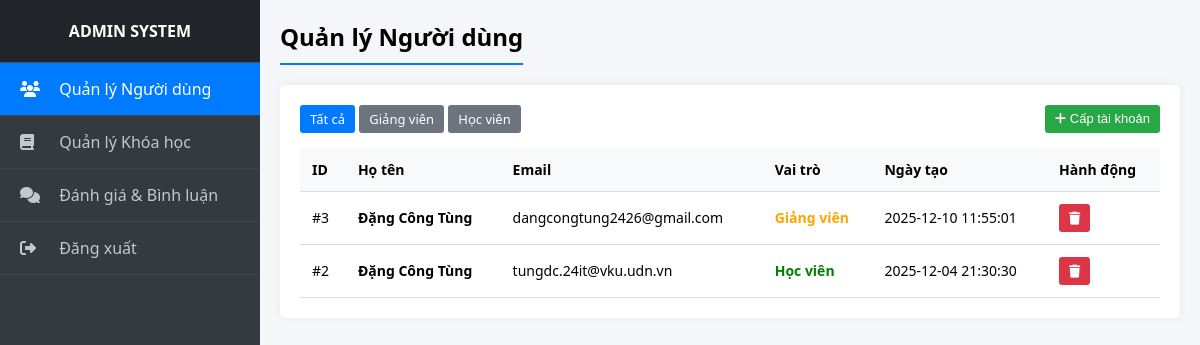
The page /DoAnCoSo2Elearning/admin/quan_ly_nguoi_dung.php on the database its author committed.
### tables this page shows
CREATE TABLE `users` (
  `id` int(11) NOT NULL,
  `ho_ten` varchar(100) NOT NULL,
  `email` varchar(100) NOT NULL,
  `mat_khau` varchar(255) NOT NULL,
  `role` enum('student','lecturer','admin') DEFAULT 'student',
  `avatar` varchar(255) DEFAULT NULL,
  `ngay_tao` datetime DEFAULT current_timestamp(),
  `so_dien_thoai` varchar(20) DEFAULT NULL,
  `gioi_thieu` text DEFAULT NULL,
  `reset_token` varchar(10) DEFAULT NULL,
  `reset_expiry` datetime DEFAULT NULL
);

### DoAnCoSo2Elearning/admin/quan_ly_nguoi_dung.php (the view, shortened to what this page needs)
<?php
include '../database.php';
$filter_role = $_GET['role'] ?? 'all';
$where = "WHERE role != 'admin'";
include 'admin_layout.php';
?>
<div class="card">
    <div style="margin-bottom: 15px; display: flex; justify-content: space-between;">
        <div>
            <a href="?role=all" class="btn" style="background:<?= $filter_role=='all'?'#007bff':'#6c757d' ?>">Tất cả</a>
            <a href="?role=lecturer" class="btn" style="background:<?= $filter_role=='lecturer'?'#007bff':'#6c757d' ?>">Giảng viên</a>
            <a href="?role=student" class="btn" style="background:<?= $filter_role=='student'?'#007bff':'#6c757d' ?>">Học viên</a>
        </div>
        <button class="btn btn-success" onclick="document.getElementById('modalAdd').style.display='block'">
            <i class="fa-solid fa-plus"></i> Cấp tài khoản
        </button>
    </div>
    <table>
        <thead>
        <tr>
            <th>ID</th>
            <th>Họ tên</th>
            <th>Email</th>
            <th>Vai trò</th>
            <th>Ngày tạo</th>
            <th>Hành động</th>
        </tr>
        </thead>
        <tbody>
        <?php
        $res = mysqli_query($conn, "SELECT * FROM users $where ORDER BY id DESC");
        while($row = mysqli_fetch_assoc($res)):
            ?>
            <tr>
                <td>#<?= $row['id'] ?></td>
                <td><b><?= htmlspecialchars($row['ho_ten']) ?></b></td>
                <td><?= htmlspecialchars($row['email']) ?></td>
                <td>
                    <?php
                    if($row['role'] == 'lecturer' || $row['role'] == 'giang_vien')
                        echo '<span style="color:orange; font-weight:bold;">Giảng viên</span>';
                    else
                        echo '<span style="color:green; font-weight:bold;">Học viên</span>';
                    ?>
                </td>
                <td><?= $row['ngay_tao'] ?></td>
                <td>
                    <a href="?delete=<?= $row['id'] ?>" class="btn btn-danger" onclick="return confirm('Xóa tài khoản này?')">
                        <i class="fa-solid fa-trash"></i>
                    </a>
                </td>
            </tr>
        <?php endwhile; ?>
        </tbody>
    </table>
</div>
</div></body></html>

### DoAnCoSo2Elearning/admin/admin_layout.php (style rules this page uses)
body { font-family: 'Segoe UI', sans-serif; background: #f4f6f9; display: flex; margin: 0; height: 100vh; }
.card { background: #fff; padding: 20px; border-radius: 5px; box-shadow: 0 0 10px rgba(0,0,0,0.05); margin-bottom: 20px; }
table { width: 100%; border-collapse: collapse; margin-top: 10px; }
th, td { padding: 12px; border-bottom: 1px solid #ddd; text-align: left; font-size: 14px; }
th { background: #f8f9fa; }
.btn { padding: 5px 10px; border: none; border-radius: 3px; cursor: pointer; color: #fff; text-decoration: none; font-size: 13px; display: inline-block; }
.btn-danger { background: #dc3545; }
.btn-success { background: #28a745; }

### rows shown on the page
users: id "3", ho_ten "Đặng Công Tùng", email "dangcongtung2426@gmail.com", role "Giảng viên", ngay_tao "2025-12-10 11:55:01"
users: id "2", ho_ten "Đặng Công Tùng", email "tungdc.24it@vku.udn.vn", role "Học viên", ngay_tao "2025-12-04 21:30:30"

### other values the page prints
$title "Quản lý Người dùng"
